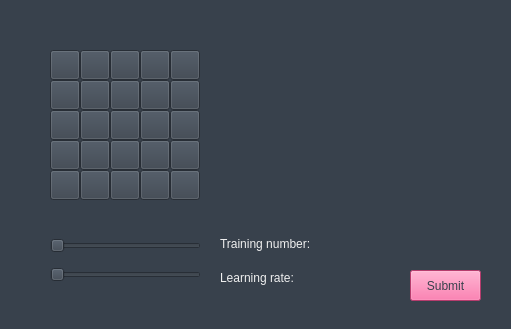
<?xml version="1.0" encoding="UTF-8"?>
<ui version="4.0">
 <class>MainWindow</class>
 <widget class="QMainWindow" name="MainWindow">
  <property name="geometry">
   <rect>
    <x>0</x>
    <y>0</y>
    <width>511</width>
    <height>329</height>
   </rect>
  </property>
  <property name="font">
   <font>
    <weight>50</weight>
    <bold>false</bold>
   </font>
  </property>
  <property name="windowTitle">
   <string>MainWindow</string>
  </property>
  <property name="styleSheet">
   <string notr="true">background-color: rgb(56, 65, 76)</string>
  </property>
  <widget class="QWidget" name="centralwidget">
   <widget class="QPushButton" name="pix_1">
    <property name="geometry">
     <rect>
      <x>50</x>
      <y>50</y>
      <width>30</width>
      <height>30</height>
     </rect>
    </property>
    <property name="text">
     <string/>
    </property>
   </widget>
   <widget class="QPushButton" name="pix_2">
    <property name="geometry">
     <rect>
      <x>80</x>
      <y>50</y>
      <width>30</width>
      <height>30</height>
     </rect>
    </property>
    <property name="text">
     <string/>
    </property>
   </widget>
   <widget class="QPushButton" name="pix_3">
    <property name="geometry">
     <rect>
      <x>110</x>
      <y>50</y>
      <width>30</width>
      <height>30</height>
     </rect>
    </property>
    <property name="text">
     <string/>
    </property>
   </widget>
   <widget class="QPushButton" name="pix_4">
    <property name="geometry">
     <rect>
      <x>140</x>
      <y>50</y>
      <width>30</width>
      <height>30</height>
     </rect>
    </property>
    <property name="text">
     <string/>
    </property>
   </widget>
   <widget class="QPushButton" name="pix_5">
    <property name="geometry">
     <rect>
      <x>170</x>
      <y>50</y>
      <width>30</width>
      <height>30</height>
     </rect>
    </property>
    <property name="text">
     <string/>
    </property>
   </widget>
   <widget class="QPushButton" name="pix_7">
    <property name="geometry">
     <rect>
      <x>80</x>
      <y>80</y>
      <width>30</width>
      <height>30</height>
     </rect>
    </property>
    <property name="text">
     <string/>
    </property>
   </widget>
   <widget class="QPushButton" name="pix_9">
    <property name="geometry">
     <rect>
      <x>140</x>
      <y>80</y>
      <width>30</width>
      <height>30</height>
     </rect>
    </property>
    <property name="text">
     <string/>
    </property>
   </widget>
   <widget class="QPushButton" name="pix_8">
    <property name="geometry">
     <rect>
      <x>110</x>
      <y>80</y>
      <width>30</width>
      <height>30</height>
     </rect>
    </property>
    <property name="text">
     <string/>
    </property>
   </widget>
   <widget class="QPushButton" name="pix_6">
    <property name="geometry">
     <rect>
      <x>50</x>
      <y>80</y>
      <width>30</width>
      <height>30</height>
     </rect>
    </property>
    <property name="text">
     <string/>
    </property>
   </widget>
   <widget class="QPushButton" name="pix_10">
    <property name="geometry">
     <rect>
      <x>170</x>
      <y>80</y>
      <width>30</width>
      <height>30</height>
     </rect>
    </property>
    <property name="text">
     <string/>
    </property>
   </widget>
   <widget class="QPushButton" name="pix_12">
    <property name="geometry">
     <rect>
      <x>80</x>
      <y>110</y>
      <width>30</width>
      <height>30</height>
     </rect>
    </property>
    <property name="text">
     <string/>
    </property>
   </widget>
   <widget class="QPushButton" name="pix_14">
    <property name="geometry">
     <rect>
      <x>140</x>
      <y>110</y>
      <width>30</width>
      <height>30</height>
     </rect>
    </property>
    <property name="text">
     <string/>
    </property>
   </widget>
   <widget class="QPushButton" name="pix_13">
    <property name="geometry">
     <rect>
      <x>110</x>
      <y>110</y>
      <width>30</width>
      <height>30</height>
     </rect>
    </property>
    <property name="text">
     <string/>
    </property>
   </widget>
   <widget class="QPushButton" name="pix_11">
    <property name="geometry">
     <rect>
      <x>50</x>
      <y>110</y>
      <width>30</width>
      <height>30</height>
     </rect>
    </property>
    <property name="text">
     <string/>
    </property>
   </widget>
   <widget class="QPushButton" name="pix_15">
    <property name="geometry">
     <rect>
      <x>170</x>
      <y>110</y>
      <width>30</width>
      <height>30</height>
     </rect>
    </property>
    <property name="text">
     <string/>
    </property>
   </widget>
   <widget class="QPushButton" name="pix_17">
    <property name="geometry">
     <rect>
      <x>80</x>
      <y>140</y>
      <width>30</width>
      <height>30</height>
     </rect>
    </property>
    <property name="text">
     <string/>
    </property>
   </widget>
   <widget class="QPushButton" name="pix_19">
    <property name="geometry">
     <rect>
      <x>140</x>
      <y>140</y>
      <width>30</width>
      <height>30</height>
     </rect>
    </property>
    <property name="text">
     <string/>
    </property>
   </widget>
   <widget class="QPushButton" name="pix_18">
    <property name="geometry">
     <rect>
      <x>110</x>
      <y>140</y>
      <width>30</width>
      <height>30</height>
     </rect>
    </property>
    <property name="text">
     <string/>
    </property>
   </widget>
   <widget class="QPushButton" name="pix_16">
    <property name="geometry">
     <rect>
      <x>50</x>
      <y>140</y>
      <width>30</width>
      <height>30</height>
     </rect>
    </property>
    <property name="text">
     <string/>
    </property>
   </widget>
   <widget class="QPushButton" name="pix_20">
    <property name="geometry">
     <rect>
      <x>170</x>
      <y>140</y>
      <width>30</width>
      <height>30</height>
     </rect>
    </property>
    <property name="text">
     <string/>
    </property>
   </widget>
   <widget class="QPushButton" name="pix_22">
    <property name="geometry">
     <rect>
      <x>80</x>
      <y>170</y>
      <width>30</width>
      <height>30</height>
     </rect>
    </property>
    <property name="text">
     <string/>
    </property>
   </widget>
   <widget class="QPushButton" name="pix_24">
    <property name="geometry">
     <rect>
      <x>140</x>
      <y>170</y>
      <width>30</width>
      <height>30</height>
     </rect>
    </property>
    <property name="text">
     <string/>
    </property>
   </widget>
   <widget class="QPushButton" name="pix_23">
    <property name="geometry">
     <rect>
      <x>110</x>
      <y>170</y>
      <width>30</width>
      <height>30</height>
     </rect>
    </property>
    <property name="text">
     <string/>
    </property>
   </widget>
   <widget class="QPushButton" name="pix_21">
    <property name="geometry">
     <rect>
      <x>50</x>
      <y>170</y>
      <width>30</width>
      <height>30</height>
     </rect>
    </property>
    <property name="text">
     <string/>
    </property>
   </widget>
   <widget class="QPushButton" name="pix_25">
    <property name="geometry">
     <rect>
      <x>170</x>
      <y>170</y>
      <width>30</width>
      <height>30</height>
     </rect>
    </property>
    <property name="text">
     <string/>
    </property>
   </widget>
   <widget class="QPushButton" name="submit">
    <property name="geometry">
     <rect>
      <x>410</x>
      <y>270</y>
      <width>71</width>
      <height>31</height>
     </rect>
    </property>
    <property name="styleSheet">
     <string notr="true">background-color: rgb(255, 84, 152);
color: rgb(56, 65, 76)</string>
    </property>
    <property name="text">
     <string>Submit</string>
    </property>
   </widget>
   <widget class="QLabel" name="digit">
    <property name="geometry">
     <rect>
      <x>320</x>
      <y>50</y>
      <width>161</width>
      <height>161</height>
     </rect>
    </property>
    <property name="font">
     <font>
      <family>Droid Sans Mono</family>
      <pointsize>150</pointsize>
      <weight>75</weight>
      <italic>false</italic>
      <bold>true</bold>
      <underline>false</underline>
      <kerning>true</kerning>
     </font>
    </property>
    <property name="styleSheet">
     <string notr="true">color: rgb(255, 84, 152)</string>
    </property>
    <property name="text">
     <string/>
    </property>
   </widget>
   <widget class="QWidget" name="">
    <property name="geometry">
     <rect>
      <x>330</x>
      <y>230</y>
      <width>71</width>
      <height>61</height>
     </rect>
    </property>
    <layout class="QVBoxLayout" name="verticalLayout">
     <item>
      <widget class="QLabel" name="trainNumber">
       <property name="styleSheet">
        <string notr="true">color:rgb(239, 239, 239)</string>
       </property>
       <property name="text">
        <string/>
       </property>
      </widget>
     </item>
     <item>
      <widget class="QLabel" name="rateNumber">
       <property name="styleSheet">
        <string notr="true">color:rgb(239, 239, 239)</string>
       </property>
       <property name="text">
        <string/>
       </property>
      </widget>
     </item>
    </layout>
   </widget>
   <widget class="QWidget" name="">
    <property name="geometry">
     <rect>
      <x>220</x>
      <y>230</y>
      <width>102</width>
      <height>61</height>
     </rect>
    </property>
    <layout class="QVBoxLayout" name="verticalLayout_2">
     <item>
      <widget class="QLabel" name="trainLabel">
       <property name="styleSheet">
        <string notr="true">color:rgb(239, 239, 239)</string>
       </property>
       <property name="text">
        <string>Training number:</string>
       </property>
      </widget>
     </item>
     <item>
      <widget class="QLabel" name="rateLabel">
       <property name="styleSheet">
        <string notr="true">color:rgb(239, 239, 239)</string>
       </property>
       <property name="text">
        <string>Learning rate:</string>
       </property>
      </widget>
     </item>
    </layout>
   </widget>
   <widget class="QWidget" name="">
    <property name="geometry">
     <rect>
      <x>50</x>
      <y>230</y>
      <width>151</width>
      <height>61</height>
     </rect>
    </property>
    <layout class="QVBoxLayout" name="verticalLayout_3">
     <item>
      <widget class="QSlider" name="trainSlider">
       <property name="styleSheet">
        <string notr="true"/>
       </property>
       <property name="orientation">
        <enum>Qt::Horizontal</enum>
       </property>
      </widget>
     </item>
     <item>
      <widget class="QSlider" name="rateSlider">
       <property name="orientation">
        <enum>Qt::Horizontal</enum>
       </property>
      </widget>
     </item>
    </layout>
   </widget>
  </widget>
 </widget>
 <resources/>
 <connections/>
</ui>
